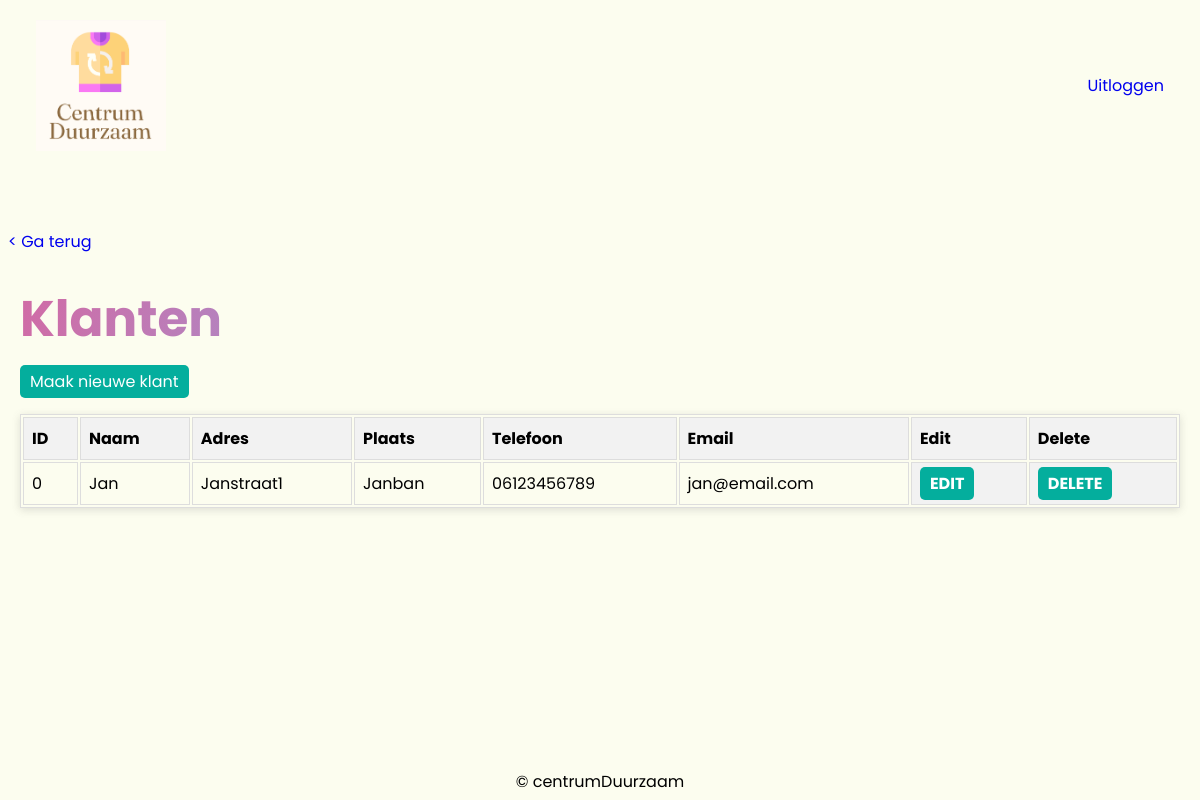
Before: /rollenPaginas/klantenPagina.php with the older database file.
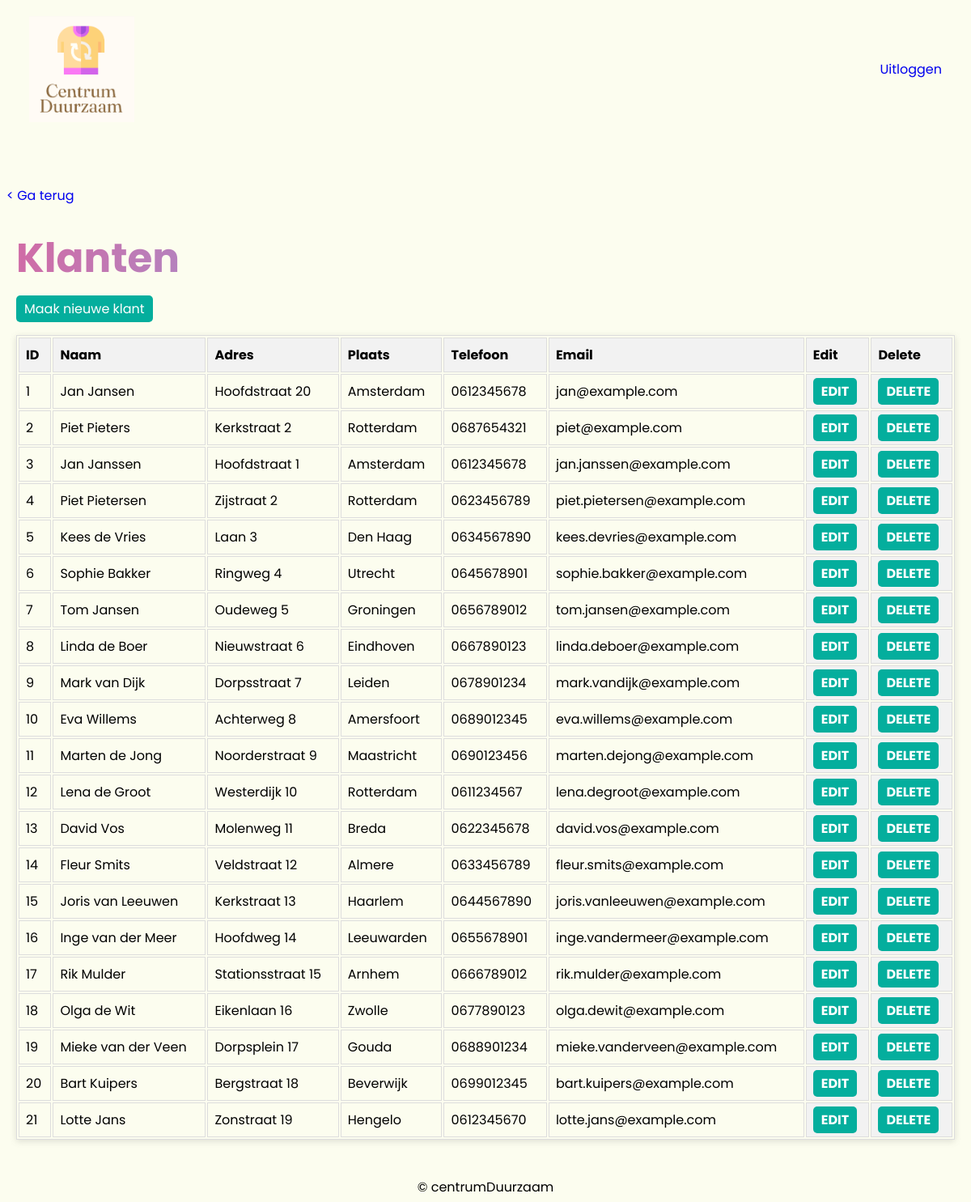
After: the same page with the newer database file.
### tables this page shows
CREATE TABLE `klant` (
  `id` int(11) NOT NULL,
  `naam` varchar(255) NOT NULL,
  `adres` varchar(255) NOT NULL,
  `plaats` varchar(255) NOT NULL,
  `telefoon` varchar(255) NOT NULL,
  `email` varchar(255) NOT NULL,
  `active` tinyint(1) NOT NULL DEFAULT 1
);

### models/Klant.php (called while the page is built, shortened)
<?php
class Klant {
    private $conn;
    private $table_name = "klant";
    public function __construct($db) {
        $this->conn = $db;
    }
    public function getAllKlanten() {
        $query = "SELECT * FROM " . $this->table_name;
        $stmt = $this->conn->prepare($query);
        $stmt->execute();
        return $stmt;
    }
}
?>

### rollenPaginas/klantenPagina.php (the view, shortened to what this page needs)
<!DOCTYPE html>
<html lang="en">
<head>
    <link rel="stylesheet" type="text/css" href="../styles.css">
</head>
<body>
    <?php include '../includes/nav.php'; ?>
    <a href="directiePagina.php" style="margin: 8px;">&lt; Ga terug</a>
    <div class="klantenPagina">
        <h1>Klanten</h1>
        <a class="nieuw" href="../rollenPaginas/customer.php">Maak nieuwe klant</a>
        <?php
        include_once '../classes/db.php';
        include_once '../models/Klant.php';
        $database = new Database();
        $db = $database->getConnection();
        $klant = new Klant($db);
        $stmt = $klant->getAllKlanten();
        $num = $stmt->rowCount();
        if ($num > 0) {
            echo "<table border='1'>";
            echo "<tr>";
            echo "<th>ID</th>";
            echo "<th>Naam</th>";
            echo "<th>Adres</th>";
            echo "<th>Plaats</th>";
            echo "<th>Telefoon</th>";
            echo "<th>Email</th>";
            echo "<th>Edit</th>";
            echo "<th>Delete</th>";
            echo "</tr>";
            while ($row = $stmt->fetch(PDO::FETCH_ASSOC)) {
                extract($row);
                $editLink = "./customer.php?action=edit&id=" . $id;
                $deleteLink = "./customer.php?action=delete&id=" . $id;
                if ($active) {
                    echo "<tr>";
                    echo "<td>{$id}</td>";
                    echo "<td>{$naam}</td>";
                    echo "<td>{$adres}</td>";
                    echo "<td>{$plaats}</td>";
                    echo "<td>{$telefoon}</td>";
                    echo "<td>{$email}</td>";
                    echo "<th><a href='$editLink'>EDIT</a></th>";
                    echo "<th><a href='$deleteLink'>DELETE</a></th>";
                    echo "</tr>";
                }
            }
            echo "</table>";
        } else {
            echo "<p>Geen klanten gevonden.</p>";
        }
        ?>
    </div>
    <footer>
        <p>© centrumDuurzaam</p>
    </footer>
</body>
</html>

Changed rows visible on the page:
removed klant: id "0", naam "Jan", adres "Janstraat1", plaats "Janban", telefoon "06123456789", email "jan@email.com"
added klant: id "1", naam "Jan Jansen", adres "Hoofdstraat 20", plaats "Amsterdam", telefoon "0612345678", email "jan@example.com"
added klant: id "2", naam "Piet Pieters", adres "Kerkstraat 2", plaats "Rotterdam", telefoon "0687654321", email "piet@example.com"
added klant: id "3", naam "Jan Janssen", adres "Hoofdstraat 1", plaats "Amsterdam", telefoon "0612345678", email "jan.janssen@example.com"
added klant: id "4", naam "Piet Pietersen", adres "Zijstraat 2", plaats "Rotterdam", telefoon "0623456789", email "piet.pietersen@example.com"
added klant: id "5", naam "Kees de Vries", adres "Laan 3", plaats "Den Haag", telefoon "0634567890", email "kees.devries@example.com"
added klant: id "6", naam "Sophie Bakker", adres "Ringweg 4", plaats "Utrecht", telefoon "0645678901", email "sophie.bakker@example.com"
added klant: id "7", naam "Tom Jansen", adres "Oudeweg 5", plaats "Groningen", telefoon "0656789012", email "tom.jansen@example.com"
added klant: id "8", naam "Linda de Boer", adres "Nieuwstraat 6", plaats "Eindhoven", telefoon "0667890123", email "linda.deboer@example.com"
added klant: id "9", naam "Mark van Dijk", adres "Dorpsstraat 7", plaats "Leiden", telefoon "0678901234", email "mark.vandijk@example.com"
added klant: id "10", naam "Eva Willems", adres "Achterweg 8", plaats "Amersfoort", telefoon "0689012345", email "eva.willems@example.com"
added klant: id "11", naam "Marten de Jong", adres "Noorderstraat 9", plaats "Maastricht", telefoon "0690123456", email "marten.dejong@example.com"
added klant: id "12", naam "Lena de Groot", adres "Westerdijk 10", plaats "Rotterdam", telefoon "0611234567", email "lena.degroot@example.com"
added klant: id "13", naam "David Vos", adres "Molenweg 11", plaats "Breda", telefoon "0622345678", email "david.vos@example.com"
added klant: id "14", naam "Fleur Smits", adres "Veldstraat 12", plaats "Almere", telefoon "0633456789", email "fleur.smits@example.com"
added klant: id "15", naam "Joris van Leeuwen", adres "Kerkstraat 13", plaats "Haarlem", telefoon "0644567890", email "joris.vanleeuwen@example.com"
added klant: id "16", naam "Inge van der Meer", adres "Hoofdweg 14", plaats "Leeuwarden", telefoon "0655678901", email "inge.vandermeer@example.com"
added klant: id "17", naam "Rik Mulder", adres "Stationsstraat 15", plaats "Arnhem", telefoon "0666789012", email "rik.mulder@example.com"
added klant: id "18", naam "Olga de Wit", adres "Eikenlaan 16", plaats "Zwolle", telefoon "0677890123", email "olga.dewit@example.com"
added klant: id "19", naam "Mieke van der Veen", adres "Dorpsplein 17", plaats "Gouda", telefoon "0688901234", email "mieke.vanderveen@example.com"
added klant: id "20", naam "Bart Kuipers", adres "Bergstraat 18", plaats "Beverwijk", telefoon "0699012345", email "bart.kuipers@example.com"
added klant: id "21", naam "Lotte Jans", adres "Zonstraat 19", plaats "Hengelo", telefoon "0612345670", email "lotte.jans@example.com"
